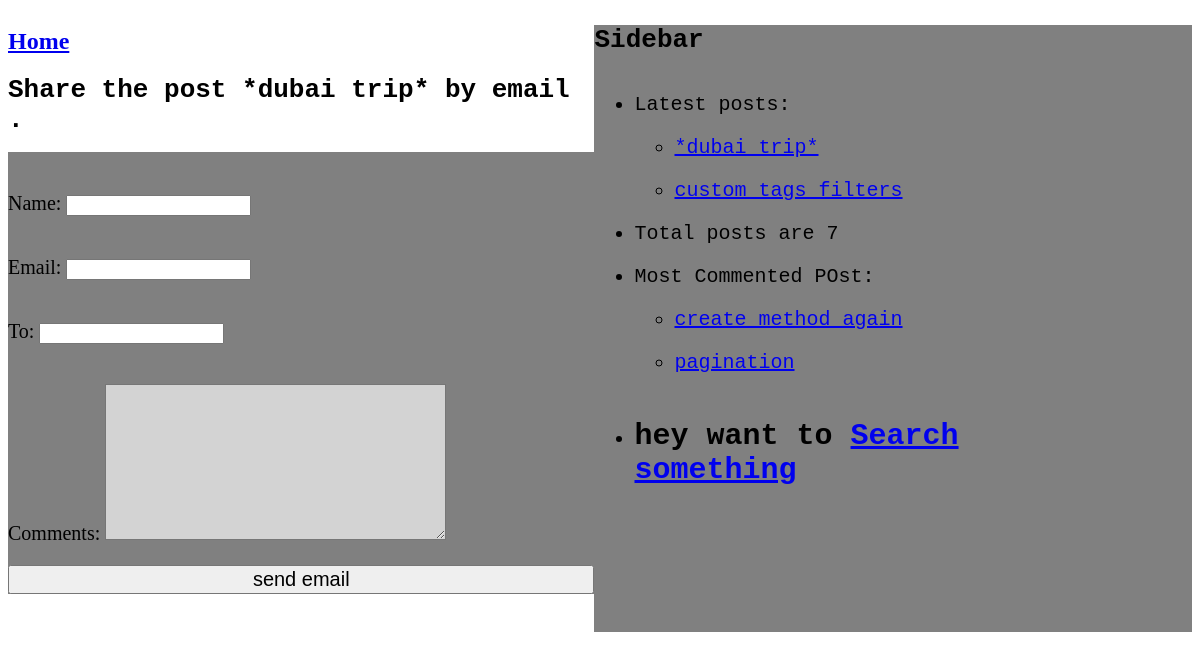
/12/share/, run on an earlier commit of the app's database.
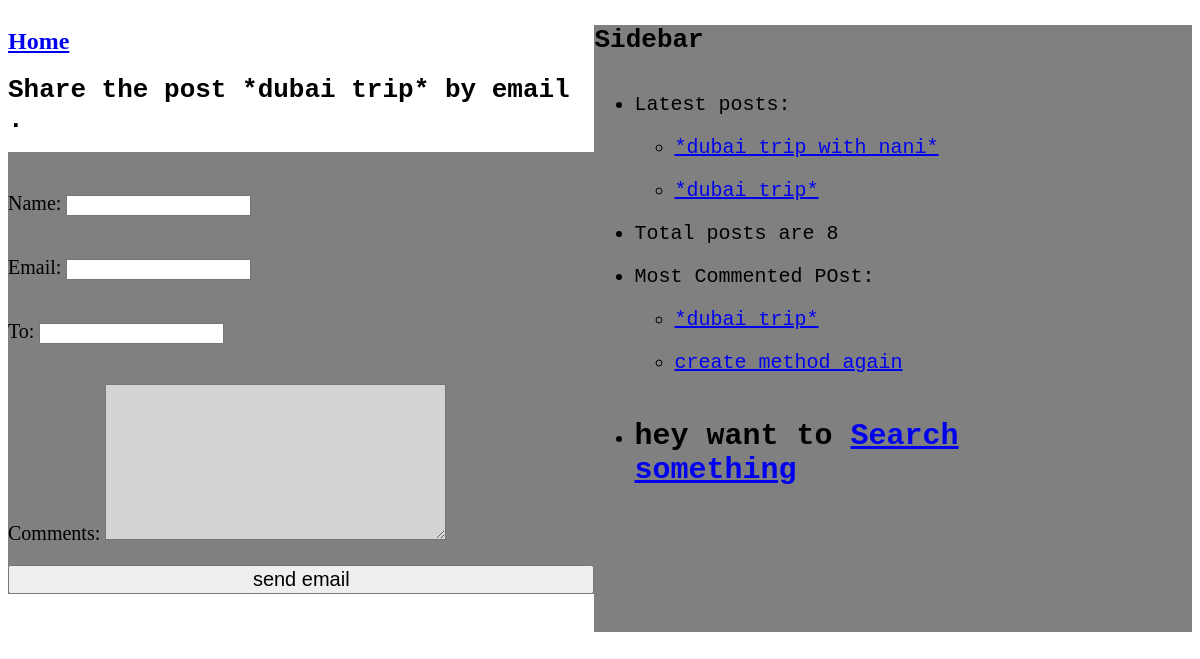
And on a later commit of the database.
### blog/models.py (models this page shows, shortened)
class Post(models.Model):
    CHOICE = (
        ('draft','Draft'),('published','Published'),
    )
    title=models.CharField(max_length=250)
    publish=models.DateTimeField(default=timezone.now)
    created=models.DateTimeField(auto_now_add=True)
    updated=models.DateTimeField(auto_now=True)
    slug=models.SlugField(max_length=250,unique_for_date='publish')
    status=models.CharField(max_length=20,
                            choices=CHOICE,default='draft')
    author=models.ForeignKey(User,on_delete=models.CASCADE,
                             related_name='blog')
    body=models.TextField()
    objects=models.Manager()
    published=PublishedManager()
    tags = TaggableManager()
    def get_absolute_url(self):
        return reverse('blog:post_detail',
                     args=[
                         self.publish.year,self.publish.month,self.publish.day,
                         self.slug
                     ]
                       )
    class Meta:
        ordering=('-publish',)

### blog/views.py (the view)
# urls.py: path('<int:post_id>/share/',views.post_share,name="post_share"),
def post_share(request,post_id):
    post=get_object_or_404(Post,status='published',id=post_id)
    sent = False
    not_connect=False
    form = EmailPost()
    if request.method == 'POST':
        form=EmailPost(request.POST)
        if form.is_valid():
            name = form.cleaned_data['name']
            print(f'hello register user {name}')
            cd = form.cleaned_data
            post_url = request.build_absolute_uri(post.get_absolute_url())
            subject = '{} ({}) recommends you reading "{}"'.format(cd['name'],cd['email'],post.title)
            message = 'READ "{}" at {}\n\n{}\'s comments : {}'.format(post.title,post_url,cd['name'],cd['comments'])
            try:
               send_mail(subject,message,'kumarnitesh2000.nk@gmail.com',[cd['to']])
               sent=True
            except:
                not_connect=True
    else:
        form=EmailPost()
    context = {'form':form,'post':post,'sent':sent,'not_connect':not_connect}
    template = 'blog/share.html'
    return render(request,template,context)

### blog/forms.py
class EmailPost(forms.Form):
        name = forms.CharField(max_length=25)
        email = forms.EmailField()
        to = forms.EmailField()
        comments = forms.CharField(required=False,widget=forms.Textarea)

### blog/models.py (called while the page is built)
    def get_queryset(self):
        return super(PublishedManager,self).get_queryset().filter(status='published')

### blog/templatetags/custom_tags.py (called while the page is built)
@register.simple_tag(name='count')
def total_posts_written():
    return Post.published.count()

@register.inclusion_tag('blog/latest_post.html')
def show_latest_post(count=3):
    latest_post=Post.published.order_by('-publish')[:count]
    return {'latest_post':latest_post}

@register.inclusion_tag('blog/most_comment.html')
def most_commented(count=3):
    most_commented_post=Post.published.annotate(total_comments=Count('comments')).order_by('-total_comments')[:count]
    return {'most_commented_post':most_commented_post}

### blog/templates/blog/share.html (shortened to what this page needs)
{%extends 'blog/base.html' %}
{%block content%}
{%if sent %}
<h1>Email successfully sent</h1>
<p style="background-color:green;">
    "{{post.title}}" was successfully sent to {{form.cleaned_data.to}}.
</p>
{%else%}
<h1>Share the post {{post.title}} by email {{form.cleaned_data.email}} .</h1>
<form action="." method="post" class="form-group">
    {{form.as_p}}
    <input style="font-size:20px;" type="submit" value="send email">
</form>
{%endif%}
{%endblock%}

### blog/templates/blog/base.html (shortened to what this page needs)
{%load custom_tags%}
{%load static%}
<html>
<head>
    <link rel="stylesheet" type="text/css" href="{%static 'blog/main.css'%}">
</head>
<body>
<div class="parent">
<div id="content">
    <h2 style="color:orange;"><a href="{%url 'blog:post_list'%}">Home</a></h2>
    {%block content%}
{%endblock%}
</div>
<div id="container">
<div id="sidebar" style="background-color:grey;height:100%;">
    <h1>Sidebar</h1>
    <ul>
      <li> Latest posts:</li>
      {%show_latest_post 2%}
    <li>
        Total posts are {%count%}
    </li>
       <li>
           Most Commented POst:
       </li>
        {%most_commented 2%}
        <li>
            <h2>hey want to <a href="{%url 'blog:post_search' %}">Search something</a></h2>
        </li>
    </ul>
</div>
</div>
</div>
</body>
</html>

### blog/templates/blog/latest_post.html
 <ul>
        {%for post in latest_post %}
        <li>
            <a href="{{post.get_absolute_url}}">{{post.title}}</a>
        </li>
        {%endfor%}
    </ul>

### blog/templates/blog/most_comment.html
 <ul>
        {%for post in most_commented_post %}
        <li>
            <a href="{{post.get_absolute_url}}">{{post.title}}</a>
        </li>
        {%endfor%}
    </ul>

### blog/templates/blog/share.html (style rules this page uses)
.form-group { background-color:grey; padding-top:20px; font-size:20px; display:flex; flex-direction:column; }
textarea { background-color:LightGrey; }
h1 { font-family:monospace; }

### blog/templates/blog/base.html (style rules this page uses)
.parent { display:flex; }
li { font-size:20px; font-family:monospace; padding-top:20px; background-color:grey; margin-right:60px; }

What changed in the data, as far as the page shows it:
no longer on this page (row unchanged): Post: title "custom_tags_filters", shown under "Sidebar"
no longer on this page (row unchanged): Post: title "pagination"
now on one of the page's lists (row edited): Post: title "*dubai trip*"
added Post: title "*dubai trip with nani*", shown under "Sidebar"
Also different on the page:
text no longer shown: "7"
text now shown: "8"
